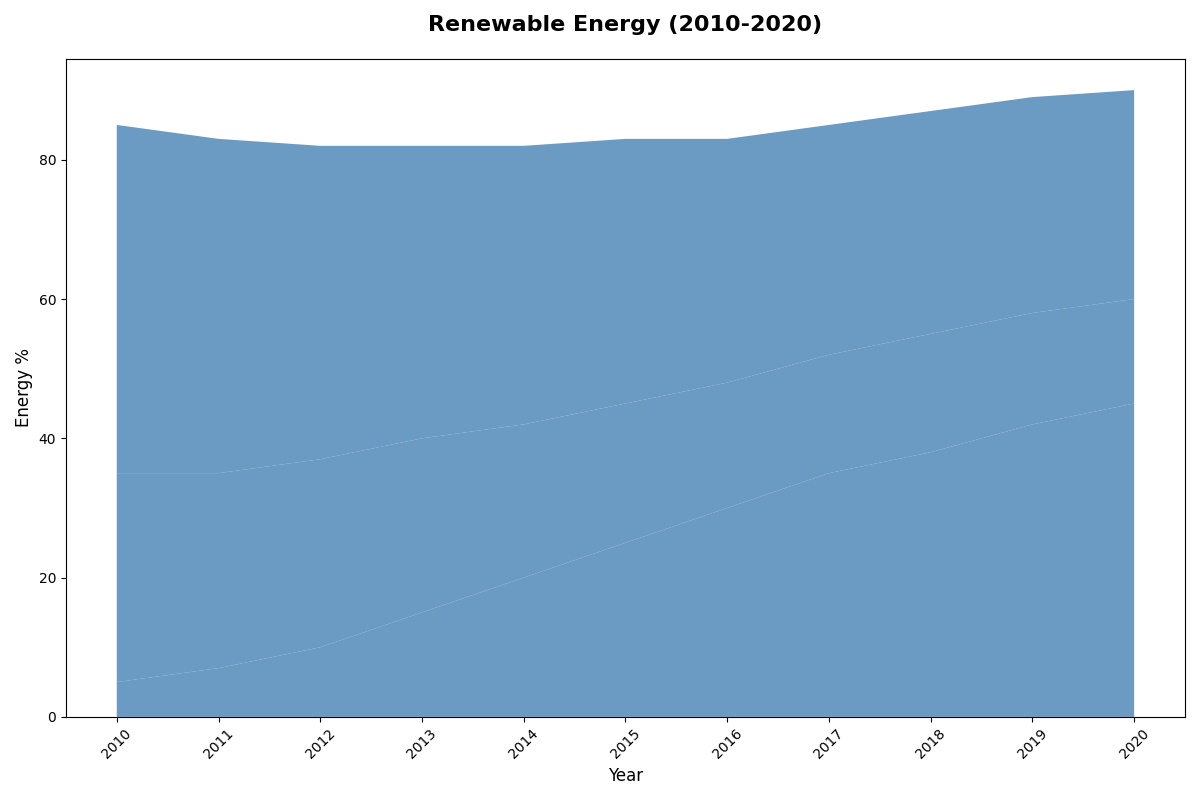

Generate this figure with Python:
import matplotlib.pyplot as plt
import numpy as np

years = np.arange(2010, 2021)
solar = [5, 7, 10, 15, 20, 25, 30, 35, 38, 42, 45]
wind = [30, 28, 27, 25, 22, 20, 18, 17, 17, 16, 15]
hydroelectric = [50, 48, 45, 42, 40, 38, 35, 33, 32, 31, 30]

data = np.vstack([solar, wind, hydroelectric])

plt.figure(figsize=(12, 8))
plt.stackplot(years, data, colors=['#4682B4'], alpha=0.8)

plt.title("Renewable Energy (2010-2020)", fontsize=16, fontweight='bold', pad=20)
plt.xlabel('Year', fontsize=12)
plt.ylabel('Energy %', fontsize=12)
plt.xticks(years, rotation=45)
plt.tight_layout()

plt.show()
